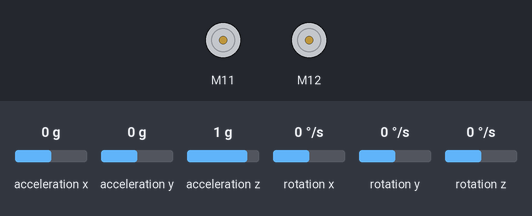
The sketch below on a simulated Arduino Uno, built with avr-gcc and run on an emulated ATmega328P. Parts: 2 × DC motor (green arrow = forward, orange = backward, longer = faster). The inputs (shaded band) are chosen by the test bench; at power-on: acceleration y 0 g, acceleration x 0 g, acceleration z 1 g, rotation x 0 °/s, rotation y 0 °/s, rotation z 0 °/s. What the sketch prints to the serial monitor is not drawn.

Above: at 6.0 s.
6.1 s: acceleration y set to 1.4 g
9.1 s: acceleration y set to -0.1 g
12.1 s: acceleration x set to -1.4 g
15.1 s: acceleration y set to 0.8 g
Timing chart, 0 to 19.1 s (numbered marks = the images above; inputs shaded):
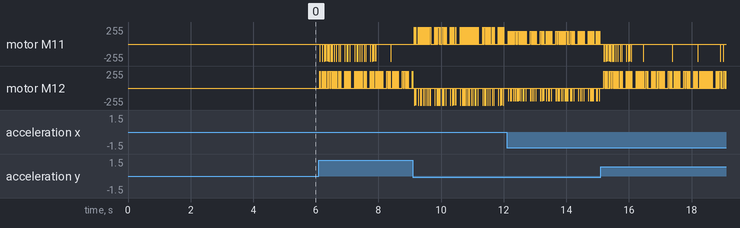

The sketch:

gyroscope-calculation.ino
```cpp
#include <MeAuriga.h>
#include <Wire.h> // Required for Gyro according to the document

// --- Configuration ---
MeEncoderOnBoard Encoder_1(SLOT1);
MeEncoderOnBoard Encoder_2(SLOT2);
MeGyro gyro(1, 0x69);

// --- Balancing Variables ---
float currentAngleX = 0;
float targetAngle = 0.0; // Target angle, now tunable via Serial ('T' command)

// --- PID Controller Variables ---
// Initial values can still be set here, but they can be overridden via Serial.
float Kp = 60.0;  // Tunable via Serial ('P' command)
float Ki = 0.1;  // Tunable via Serial ('I' command)
float Kd = 1.3;  // Tunable via Serial ('D' command)

float error = 0;
float lastError = 0;
float integral = 0;
float derivative = 0;
int motorPower = 0;

// --- Timing ---
unsigned long loopStartTime = 0;
unsigned long previousTime = 0;

// --- Function Declarations ---
void calculateMotorPower();
void stopMotors();
void handleSerialCommands(); // New function to handle serial input

void setup() {
  Serial.begin(115200);
  Serial.println("Starting Self-Balancing Robot Setup...");
  Serial.println("Initializing Gyro...");
  gyro.begin();
  // gyro.deviceCalibration(); // Optional calibration
  delay(1000);
  Serial.println("Gyro Ready.");

  Serial.println("Setting Motor PWM Frequency...");
  TCCR1A = _BV(WGM10);
  TCCR1B = _BV(CS11) | _BV(WGM12);
  TCCR2A = _BV(WGM21) | _BV(WGM20);
  TCCR2B = _BV(CS21);
  Serial.println("Motor PWM Ready.");

  stopMotors(); // Ensure motors are stopped

  previousTime = millis();
  Serial.println("\nSetup Complete. Entering Balancing Loop.");
  Serial.println("--- Serial Tuning Commands ---");
  Serial.println("P<value> : Set Kp (e.g., P2.5)");
  Serial.println("I<value> : Set Ki (e.g., I0.05)");
  Serial.println("D<value> : Set Kd (e.g., D0.8)");
  Serial.println("T<value> : Set Target Angle (e.g., T-0.2)");
  Serial.println("S         : Stop motors and reset PID");
  Serial.println("?         : Print current PID values");
  Serial.println("------------------------------\n");
}

void loop() {
  loopStartTime = millis();

  // --- NEW: Handle Serial Commands ---
  // Check for incoming commands to adjust PID values
  handleSerialCommands();

  // --- 1. Read Sensor ---
  gyro.update();
  currentAngleX = gyro.getAngleX();

  // --- 2. Calculate Control Signal (PID) ---
  calculateMotorPower();

  // --- 3. Actuate Motors ---
  // IMPORTANT: Check motor direction during testing.
  // If it accelerates falling over, swap the signs (e.g., use +motorPower for both).
  Encoder_1.setMotorPwm(motorPower);
  Encoder_2.setMotorPwm(-motorPower); // Often both motors need the same sign for forward/backward balancing correction. Test this!

  // --- 4. Optional: Debugging Output ---
  static unsigned long lastPrintTime = 0;
  if (millis() - lastPrintTime > 100) { // Print every 100ms
    // Reduced print frequency slightly to make tuning output clearer
    Serial.print("AngX:"); Serial.print(currentAngleX, 2); // Print with 2 decimal places
    // Serial.print(" | Err:"); Serial.print(error, 2); // Optional: Error details
    Serial.print(" | Pwr:"); Serial.print(motorPower);
    // Serial.print(" | Kp:"); Serial.print(Kp); // Optional: PID values check
    // Serial.print(" Ki:"); Serial.print(Ki);
    // Serial.print(" Kd:"); Serial.print(Kd);
    // Serial.print(" Tgt:"); Serial.print(targetAngle);
    Serial.println(); // Newline for readability
    lastPrintTime = millis();
  }

  // Required MeEncoderOnBoard loop calls if using certain modes, harmless to keep
  Encoder_1.loop();
  Encoder_2.loop();
}

// --- PID Calculation Function ---
void calculateMotorPower() {
  unsigned long currentTime = millis();
  float dt = (currentTime - previousTime) / 1000.0;
  previousTime = currentTime;

  if (dt <= 0 || dt > 0.5) dt = 0.01; // Basic dt sanity check

  error = targetAngle - currentAngleX;
  integral += error * dt;
  integral = constrain(integral, -100, 100); // Integral anti-windup

  // Add check for valid dt before division
  if (dt > 0) {
      derivative = (error - lastError) / dt;
  } else {
      derivative = 0; // Avoid division by zero
  }

  motorPower = (Kp * error) + (Ki * integral) + (Kd * derivative);
  lastError = error;
  motorPower = constrain(motorPower, -255, 255);
}

// --- Motor Stop Function ---
void stopMotors() {
  Encoder_1.setMotorPwm(0);
  Encoder_2.setMotorPwm(0);
  motorPower = 0;
  integral = 0;
  lastError = 0; // Reset PID state variables
  derivative = 0; // Also reset derivative
  Serial.println("CMD: Motors Stopped, PID Reset.");
}

// --- NEW: Serial Command Handler ---
void handleSerialCommands() {
  if (Serial.available() > 0) {
    String input = Serial.readStringUntil('\n');
    input.trim(); // Remove leading/trailing whitespace

    if (input.length() > 0) {
      char command = input.charAt(0);
      String valueStr = input.substring(1);
      float value = valueStr.toFloat(); // Convert remaining string to float

      switch (command) {
        case 'P':
        case 'p':
          Kp = value;
          Serial.print("CMD: Set Kp = "); Serial.println(Kp);
          break;
        case 'I':
        case 'i':
          Ki = value;
          // Reset integral when Ki changes to prevent sudden jumps
          integral = 0;
          Serial.print("CMD: Set Ki = "); Serial.println(Ki);
          Serial.println("     (Integral term reset)");
          break;
        case 'D':
        case 'd':
          Kd = value;
          Serial.print("CMD: Set Kd = "); Serial.println(Kd);
          break;
        case 'T':
        case 't':
          targetAngle = value;
          Serial.print("CMD: Set Target Angle = "); Serial.println(targetAngle);
          break;
        case 'S':
        case 's':
          stopMotors(); // Use the existing stop function
          break;
        case '?':
          Serial.println("--- Current PID Values ---");
          Serial.print("Kp = "); Serial.println(Kp);
          Serial.print("Ki = "); Serial.println(Ki);
          Serial.print("Kd = "); Serial.println(Kd);
          Serial.print("Target Angle = "); Serial.println(targetAngle);
          Serial.println("--------------------------");
          break;
        default:
          Serial.print("ERR: Unknown command: "); Serial.println(input);
          break;
      }
    }
  }
}
```
